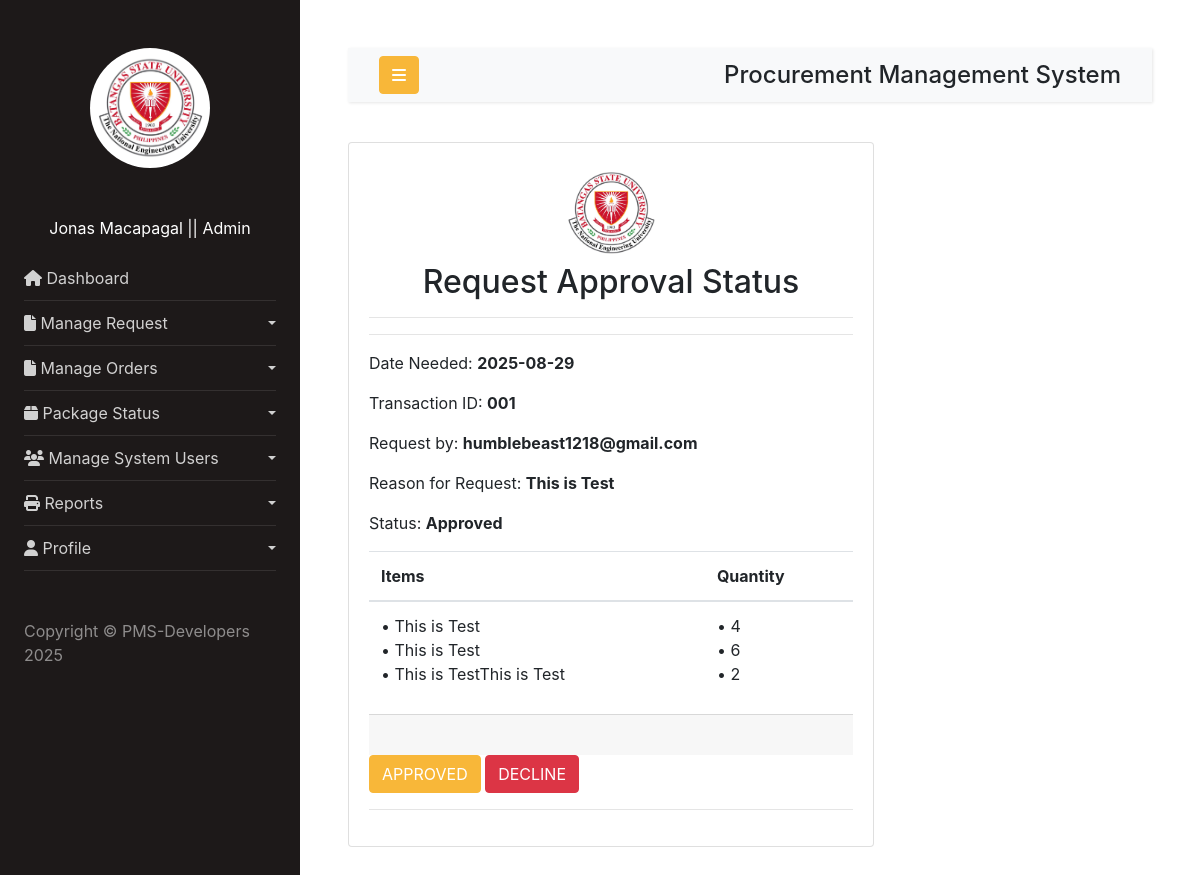
The app's page /EndUsers/adminviewunitRequest.php?ID=001 (signed in) with its own data.
### tables this page shows
CREATE TABLE `request` (
  `r_id` int(255) NOT NULL,
  `transactionCode` varchar(255) NOT NULL,
  `Reason` text DEFAULT NULL,
  `Description` text DEFAULT NULL,
  `addSupply` text DEFAULT NULL,
  `productDes` text DEFAULT NULL,
  `quantity` text DEFAULT NULL,
  `dateNeeded` text DEFAULT NULL,
  `dateRequest` text DEFAULT NULL,
  `dateApprove` text DEFAULT NULL,
  `empID` varchar(255) NOT NULL,
  `statusOne` int(2) DEFAULT 0,
  `statusTwo` int(2) DEFAULT 0,
  `notes` text DEFAULT NULL
);

### EndUsers/adminviewunitRequest.php (the view, shortened to what this page needs)
<?php
include_once("./components/header.php");
include_once("./components/sidebar.php");
include_once("./components/innernavbar.php");
$con = connection();
?>
<div class="row">
  <div class="col-lg-8 md-3">
    <div class="card">
      <div class="card-body">
            <center>
                <img src="./images/bsu.jpg" alt="Profile" height="100px" width="100px" class="rounded-circle">
                <h2>Request Approval Status</h2>
            </center>
            <hr>
            <hr>
            <?php
                $transaction_id = $_GET['ID'];
                $query = "SELECT * FROM `request` WHERE `transactionCode` = '$transaction_id' ";
                $result = mysqli_query($con, $query);
                while($data = mysqli_fetch_assoc($result)){
                    $status = $data['statusOne'];
            ?>
            <div class="receipt-info">
                <p>Date Needed: <b><?= $data['dateNeeded'];?></b> </p>
                <p>Transaction ID: <b><?= $data['transactionCode'];?></b> </p>
                <p>Request by: <b><?= $data['empID'];?></b> </p>
                <p>Reason for Request: <b><?= $data['Reason'];?></b></p>
                <?php
                    $statusLabel = match((int)($status ?? 0)) {
                            0 => "Pending",
                            1 => "Approved",
                            2 => "Declined",
                            default => "Unknown"
                        };
                    ?>
                <p>Status: <b><?= $statusLabel ?></b> </p>
            </div>
            <div class="receipt-items">
                <div class="table-responsive">
                    <table class="table">
                        <thead>
                            <tr>
                                <th>Items</th>
                                <th>Quantity</th>
                            </tr>
                        </thead>
                        <tbody>
                            <tr>
                                <td>
                                    <?php
                                        $imploded_data = $data['addSupply'];
                                        $exploded_items = explode(",", $imploded_data);
                                        foreach ($exploded_items as $value) {
                                            echo "• ".$value . "<br>";
                                        }
                                    ?>
                                </td>
                                <td>
                                    <?php
                                        $imploded_data = $data['quantity'];
                                        $exploded_quantity = explode(",", $imploded_data);
                                        foreach ($exploded_quantity as $value) {
                                            echo "• ".$value."<br>";
                                        }
                                    ?>
                                </td>
                            </tr>
                        </tbody>
                    </table>
                </div>
            </div>
            <div class="card-footer">
            </div>
            <form action="action.php" method="post">
                <button type="submit" name="btnApprovedRequest" class="btn btn-primary" onclick="return confirm('Approved this Request?');"> APPROVED</button>
                <button type="button" class="btn btn-danger" data-toggle="modal" data-target="#ttt">
                    DECLINE
                </button>
            </form>
            <?php } ?>
            <hr>
      </div>
    </div>
  </div>
</div>
<?php include_once("./components/footscript.php"); ?>

### records on screen
request: dateNeeded "2025-08-29", transactionCode "001", empID "humblebeast1218@gmail.com", Reason "This is Test", statusOne "Approved", value "This is Test", value "This is TestThis is Test", quantity "4", quantity "6", quantity "2"

### other values on screen
$fullname "Jonas Macapagal"
$role "Admin"
